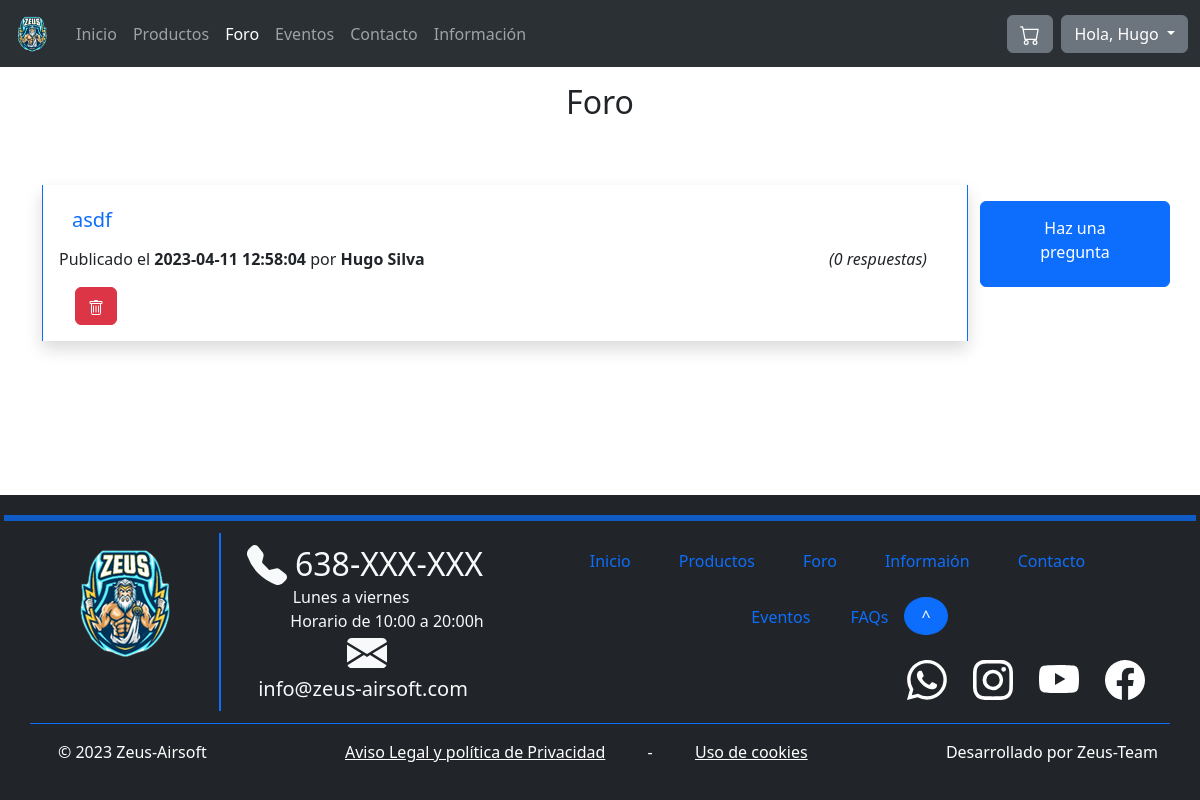
/forum.php (signed in), run on the app's committed database.
### tables this page shows
CREATE TABLE `users_questions` (
  `userID` int(11) NOT NULL,
  `questionID` int(11) NOT NULL
);

CREATE TABLE `users` (
  `id` int(11) NOT NULL,
  `name` varchar(32) NOT NULL,
  `surname` varchar(64) NOT NULL,
  `email` varchar(320) NOT NULL,
  `passwordHash` char(60) NOT NULL
);

CREATE TABLE `questions` (
  `id` int(11) NOT NULL,
  `title` varchar(255) NOT NULL,
  `message` text DEFAULT NULL,
  `creationDate` datetime NOT NULL DEFAULT current_timestamp()
);

### includes/config.php (called while the page is built, shortened)
<?php
spl_autoload_register(function ($class) {
	$namespaceLength = strlen(NAMESPACE_PREFIX);
	$relativeClass = substr($class, $namespaceLength);
	$file = INCLUDES_ROOT . '/' . str_replace('\\', '/', $relativeClass) . '.php';
});

### includes/database/databaseProxy.php (called while the page is built, shortened)
<?php
require_once 'includes/config.php';
class DatabaseProxy
{
    private $m_Connection;
    public function __construct($databaseOptions = array())
    {
        $databaseOptions = array_merge(self::DEFAULT_OPTIONS, $databaseOptions);
        $host = $databaseOptions[self::HOST_KEY];
        $name = $databaseOptions[self::DATABASE_NAME_KEY];
        $username = $databaseOptions[self::USERNAME_KEY];
        $password = $databaseOptions[self::PASSWORD_KEY];
        $PDOOptions = $databaseOptions[self::PDO_OPTIONS_KEY];
        try {
            $this->m_Connection = new PDO("mysql:host=$host;dbname=$name", $username, $password, $PDOOptions);
        } catch (PDOException $e) {
            die('PDO connection error: ' . $e->getMessage());
        }
    }
    public function prepare($query)
    {
        return $this->m_Connection->prepare($query);
    }
}

### includes/Application.php (called while the page is built, shortened)
<?php
require_once 'includes/config.php';
class Application
{
    private static $s_Instance;
    private $m_DatabaseProxy;
    private function __construct()
    {
        $this->m_DatabaseProxy = new DatabaseProxy();
    }
    public static function getInstance() : Application
    {
        if (!isset(self::$s_Instance))
            self::$s_Instance = new Application();
        return self::$s_Instance;
    }
    public function getDatabaseProxy() : DatabaseProxy
    {
        return $this->m_DatabaseProxy;
    }
}

### includes/DAO/DAO.php (called while the page is built, shortened)
<?php
require_once 'includes/config.php';
abstract class DAO
{
    protected $m_TableName;
    protected $m_DatabaseProxy;
    public function __construct($tableName)
    {
        $this->m_TableName = $tableName;
        $this->m_DatabaseProxy = Application::getInstance()->getDatabaseProxy();
    }
    public function read($id = null, $filters = array()): array
    {
        $filterConstraint = " WHERE ";
        $filterKeys = array_keys($filters);
        $numFilters = count($filters);
        for ($i = 0; $i < $numFilters; ++$i) {
            $filterConstraint .= "{$filterKeys[$i]} = :{$filterKeys[$i]}";
            if ($i < $numFilters - 1)
                $filterConstraint .= ' AND ';
        }
        $query = "SELECT * FROM {$this->m_TableName}" . ($numFilters > 0 ? $filterConstraint : '');
        $statement = $this->m_DatabaseProxy->prepare($query);
        $statement->execute();
        $results = array();
        foreach ($statement as $result)
            array_push($results, $this->createDTOFromArray($result));
        return $results;
    }
}

### includes/DAO/questionDAO.php (called while the page is built, shortened)
<?php
require_once 'includes/config.php';
class QuestionDAO extends DAO
{
    public function getQuestionAuthor($questionID): array
    {
        $query = "SELECT * FROM users u INNER JOIN users_questions uq ON u.id = uq.userID WHERE uq.questionID = :questionID;";
        $statement = $this->m_DatabaseProxy->prepare($query);
        $statement->bindParam(':questionID', $questionID);
        $statement->execute();
        $results = array();
        $userDAO = new UserDAO();
        foreach ($statement as $result) {
            array_push($results, $userDAO->createDTOFromArray($result));
        }
        return $results;
    }
    protected function createDTOFromArray($array): DTO
    {
        $id = $array[self::ID_KEY];
        $title = $array[self::TITLE_KEY];
        $message = $array[self::MESSAGE_KEY];
        $creationDate = $array[self::CREATION_DATE_KEY];
        return new QuestionDTO($id, $title, $message, $creationDate);
    }
}

### includes/DTO/questionDTO.php (called while the page is built, shortened)
<?php
require_once 'includes/config.php';
class QuestionDTO extends DTO
{
    private $m_ID;
    private $m_Title;
    private $m_Date;
    public function __construct($id, $title, $message, $date)
    {
        $this->m_ID = $id;
        $this->m_Title = $title;
        $this->m_Date = $date;
    }
    public function getID()
    {
        return $this->m_ID;
    }
    public function getTitle()
    {
        return $this->m_Title;
    }
    public function getCreationDate()
    {
        return $this->m_Date;
    }
}

### includes/DAO/UserDAO.php (called while the page is built, shortened)
<?php
require_once 'includes/config.php';
class UserDAO extends DAO
{
    protected function createDTOFromArray($array): DTO
    {
        $id = $array[self::ID_KEY] ?? -1;
        $name = $array[self::NAME_KEY];
        $surname = $array[self::SURNAME_KEY];
        $email = $array[self::EMAIL_KEY];
        $passwordHash = $array[self::PASSWORD_HASH_KEY];
        return new UserDTO($id, $name, $surname, $email, $passwordHash);
    }
}

### includes/DTO/userDTO.php (called while the page is built, shortened)
<?php
require_once 'includes/config.php';
class UserDTO extends DTO
{
    private $m_ID;
    private $m_Name;
    private $m_Surname;
    public function __construct($id, $name, $surname, $email, $passwordHash)
    {
        $this->m_ID = $id;
        $this->m_Name = $name;
        $this->m_Surname = $surname;
    }
    public function getID()
    {
        return $this->m_ID;
    }
    public function getName()
    {
        return $this->m_Name;
    }
    public function getSurname(){
        return $this->m_Surname;
    }
}

### forum.php (the view, shortened to what this page needs)
<?php
require_once 'includes/config.php';
$questionDAO = new QuestionDAO;
$questions = $questionDAO->read();
$isDisabled = !isset($_SESSION["user"]) ? " disabled" : "";
$answerDAO = new AnswerDAO;
$numAnswers = count($answerDAO->read());
?>
<div class="container">
    <h2 class="m-3 d-flex justify-content-center">Foro</h2>
    <div class="row">
        <?php if (!isset($questions) || empty($questions)) : ?>
            <fieldset class="col-12"<?= $isDisabled ?>>
                <div class="row d-flex justify-content-center">
                    <h5>El foro está vacío</h5>
                    <a class="btn btn-primary w-100 m-3" href="ask-question.php" role="button">
                    <p class="pt-3"><?= !isset($_SESSION["user"]) ? "Inicia sesión para escribir en el foro" : "Haz una pregunta" ?></p>
                    </a>
                </div>
            </fieldset>
        <?php else : ?>
            <div class="col-10 mb-3">
                <?php foreach ($questions as $question) : ?>
                    <div class="card row-hover pos-relative py-3 px-3 mb-3 border-primary border-top-0 border-bottom-0 rounded-0 shadow">
                        <div class="row d-flex align-items-center">
                            <form action="question.php" method="get">
                                <?php $questionAuthor = $questionDAO->getQuestionAuthor($question->getID())[0]->getName() . " " . $questionDAO->getQuestionAuthor($question->getID())[0]->getSurname(); ?>
                                <button type="submit" class="btn btn-link text-primary text-decoration-none">
                                    <h5><?= $question->getTitle(); ?></h5>
                                </button>
                            </form>
                            <div class="row">
                                <div class="col d-flex justify-content-start">
                                    <p class="text-sm"><span class="op-6">Publicado el <b><?= $question->getCreationDate() ?></b> por <b><?= $questionAuthor ?></b></span></p>
                                </div>
                                <div class="col d-flex justify-content-end">
                                    <i>(<?= $numAnswers; ?><?php $numAnswers == 1 ? print(" respuesta") : print(" respuestas") ?>)</i>
                                </div>
                            </div>
                            <?php if ((isset($_SESSION["user"]) && $_SESSION["user"]->getID() == $questionDAO->getQuestionAuthor($question->getID())[0]->getID()) || (isset($_SESSION["isAdmin"]) && $_SESSION['isAdmin'] == true)) : ?>
                                <div class="d-flex flex-col col-1 justify-content-start">
                                    <button type="button" class="ms-3 btn btn-danger" data-bs-toggle="modal" data-bs-target="#confirm-modal-<?= $question->getID() ?>">
                                    </button>
                                </div>
                            <?php endif ?>
                        </div>
                    </div>
                <?php endforeach ?>
            </div>
            <fieldset class="col-2 mt-5<?= $isDisabled ?>">
                <div class="row d-flex justify-content-center">
                    <a class="btn btn-primary w-100 m-3" href="ask-question.php" role="button">
                        <p class="pt-2"><?= !isset($_SESSION["user"]) ? "Inicia sesión para<br>escribir en el foro" : "Haz una<br>pregunta" ?></p>
                    </a>
                </div>
            </fieldset>
        <?php endif ?>
    </div>
</div>
<?php require_once PROJECT_ROOT . '/includes/templates/default_template.php'; ?>

### includes/common/navbar.php (shortened to what this page needs)
<?php
require_once 'includes/config.php';
$current_page = basename($_SERVER['PHP_SELF']);
$logoPath = 'images/logo.png';
$menu = array(
    "index.php" => 'Inicio',
    "products.php" => 'Productos',
    "forum.php" => 'Foro',
    "events.php" => 'Eventos',
    "contact.php" => 'Contacto',
    "information.php" => 'Información'
);
?>
<nav class="navbar navbar-dark bg-dark navbar-expand-lg bg-body-tertiary" data-bs-theme="dark">
    <div class="container-fluid">
        <a class="navbar-brand" href="index.php">
            <img src="<?= $logoPath ?>" alt="Logo" width="40" height="40" class="d-inline-block align-text-top">
        </a>
        <div class="collapse navbar-collapse" id="navbarText">
            <ul class="navbar-nav me-auto mb-2 mb-lg-0 justify-content-center">
                <?php foreach ($menu as $key => $value) : ?>
                    <li class="nav-item">
                        <a class="nav-link<?= $key == $current_page ? ' active' : '' ?>" href="<?= $key ?>"><?= $value ?></a>
                    </li>
                <?php endforeach ?>
            </ul>
            <form action="shopping-cart.php">
                <button type="submit" class="btn btn-secondary me-2">
                </button>
            </form>
            <?php if (isset($_SESSION["user"])) : ?>
                <div class="dropdown">
                    <button class="btn btn-secondary dropdown-toggle" type="button" data-bs-toggle="dropdown" aria-expanded="false">
                        Hola, <?= $_SESSION["user"]->getName() ?>
                    </button>
                </div>
            <?php endif ?>
        </div>
    </div>
</nav>

### data on the page
users_questions: userID.name "Hugo"
questions: title "asdf", creationDate "2023-04-11 12:58:04", id.passwordHash "Hugo Silva"

### other printed values
$value "Inicio"
$value "Productos"
$value "Foro"
$value "Eventos"
$value "Contacto"
$value "Información"
